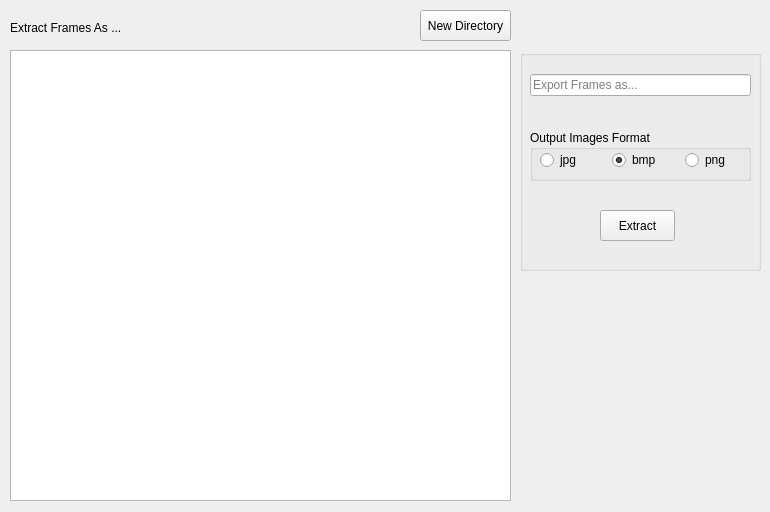
<?xml version="1.0" encoding="UTF-8"?>
<ui version="4.0">
 <class>task_ExtractFrame</class>
 <widget class="QWidget" name="task_ExtractFrame">
  <property name="geometry">
   <rect>
    <x>0</x>
    <y>0</y>
    <width>770</width>
    <height>512</height>
   </rect>
  </property>
  <property name="windowTitle">
   <string>Form</string>
  </property>
  <widget class="QGroupBox" name="extractPanel">
   <property name="enabled">
    <bool>true</bool>
   </property>
   <property name="geometry">
    <rect>
     <x>520</x>
     <y>50</y>
     <width>241</width>
     <height>221</height>
    </rect>
   </property>
   <property name="title">
    <string/>
   </property>
   <widget class="QGroupBox" name="saveImageFormat">
    <property name="enabled">
     <bool>true</bool>
    </property>
    <property name="geometry">
     <rect>
      <x>10</x>
      <y>80</y>
      <width>221</width>
      <height>51</height>
     </rect>
    </property>
    <property name="title">
     <string>Output Images Format</string>
    </property>
    <widget class="QWidget" name="layoutWidget_4">
     <property name="enabled">
      <bool>true</bool>
     </property>
     <property name="geometry">
      <rect>
       <x>10</x>
       <y>20</y>
       <width>211</width>
       <height>20</height>
      </rect>
     </property>
     <layout class="QHBoxLayout" name="horizontalLayout_5">
      <item>
       <widget class="QRadioButton" name="saveJPG">
        <property name="enabled">
         <bool>true</bool>
        </property>
        <property name="text">
         <string>jpg</string>
        </property>
        <property name="checked">
         <bool>false</bool>
        </property>
       </widget>
      </item>
      <item>
       <widget class="QRadioButton" name="saveBMP">
        <property name="enabled">
         <bool>true</bool>
        </property>
        <property name="text">
         <string>bmp</string>
        </property>
        <property name="checked">
         <bool>true</bool>
        </property>
       </widget>
      </item>
      <item>
       <widget class="QRadioButton" name="savePNG">
        <property name="enabled">
         <bool>true</bool>
        </property>
        <property name="text">
         <string>png</string>
        </property>
       </widget>
      </item>
     </layout>
    </widget>
   </widget>
   <widget class="QWidget" name="layoutWidget_5">
    <property name="enabled">
     <bool>true</bool>
    </property>
    <property name="geometry">
     <rect>
      <x>10</x>
      <y>10</y>
      <width>221</width>
      <height>51</height>
     </rect>
    </property>
    <layout class="QVBoxLayout" name="verticalLayout">
     <property name="spacing">
      <number>0</number>
     </property>
     <item>
      <widget class="QLineEdit" name="txtOutputPath">
       <property name="enabled">
        <bool>true</bool>
       </property>
       <property name="inputMask">
        <string/>
       </property>
       <property name="text">
        <string/>
       </property>
       <property name="readOnly">
        <bool>true</bool>
       </property>
       <property name="placeholderText">
        <string>Export Frames as...</string>
       </property>
      </widget>
     </item>
    </layout>
   </widget>
   <widget class="QPushButton" name="btnExtract">
    <property name="geometry">
     <rect>
      <x>80</x>
      <y>160</y>
      <width>75</width>
      <height>31</height>
     </rect>
    </property>
    <property name="text">
     <string>Extract</string>
    </property>
   </widget>
   <zorder>layoutWidget_5</zorder>
   <zorder>saveImageFormat</zorder>
   <zorder>btnExtract</zorder>
  </widget>
  <widget class="QTreeView" name="dirTreeView">
   <property name="geometry">
    <rect>
     <x>10</x>
     <y>50</y>
     <width>501</width>
     <height>451</height>
    </rect>
   </property>
  </widget>
  <widget class="QLabel" name="label">
   <property name="geometry">
    <rect>
     <x>10</x>
     <y>20</y>
     <width>201</width>
     <height>16</height>
    </rect>
   </property>
   <property name="text">
    <string>Extract Frames As ...</string>
   </property>
  </widget>
  <widget class="QPushButton" name="btnNewDir">
   <property name="geometry">
    <rect>
     <x>420</x>
     <y>10</y>
     <width>91</width>
     <height>31</height>
    </rect>
   </property>
   <property name="text">
    <string>New Directory</string>
   </property>
  </widget>
 </widget>
 <resources/>
 <connections/>
</ui>
